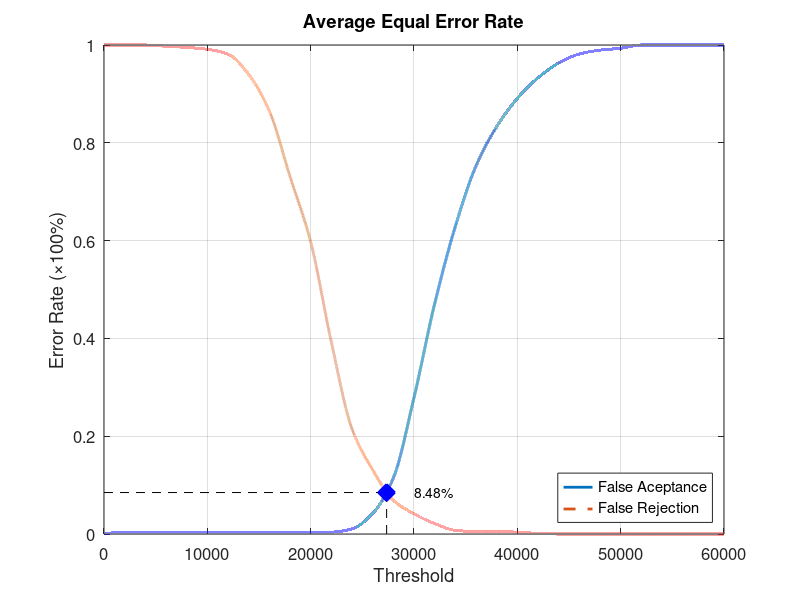
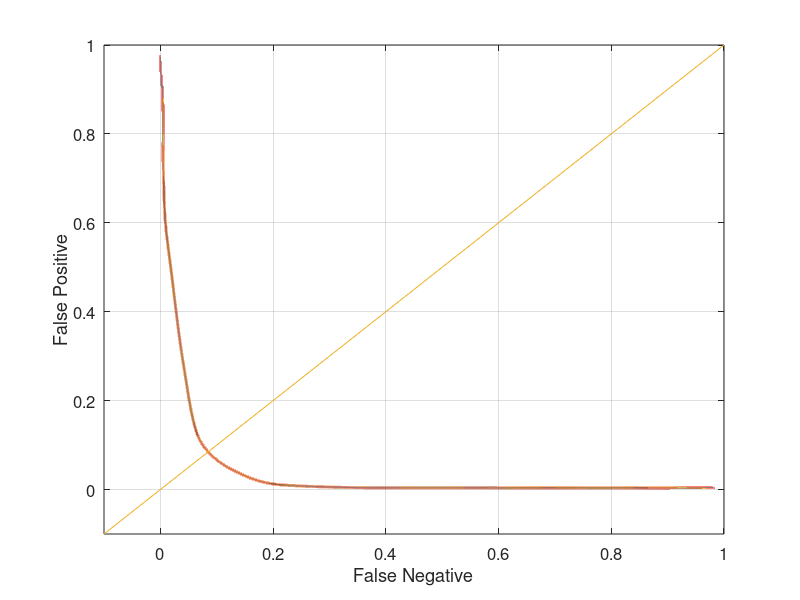

Recreate these plots in MATLAB, in order.
function yEER = Experiment5Average
close all;
clear;
clc;
x = 0:2000:60000;
xq = 0:0.5:60000;

y0 = [0 0.00394737 0.00394737 0.00394737 0.00394737 0.00394737 0.00394737 0.00394737 0.00394737 0.00394737 0.00394737 0.00394737 0.0105263 0.0421053 0.114474 0.278947 0.471053 0.628947 0.752632 0.832895 0.890789 0.932895 0.963158 0.981579 0.989474 0.993421 1 1 1 1 1];
yy0 = interp1(x, y0, xq, 'pchip');
y1 = [1 1 1 0.9975 0.995 0.99125 0.98125 0.94 0.865 0.73125 0.5975 0.3925 0.215 0.13125 0.06875 0.04125 0.02125 0.0075 0.005 0.005 0.00375 0.00125 0 0 0 0 0 0 0 0 0];
yy1 = interp1(x, y1, xq, 'pchip');

% Calculating EER: 
y2 = abs(y0 - y1);
find(y2 == min(y2))
yy2 = abs(yy0 - yy1);
xEER = find(yy2 == min(yy2));
xEERIndex = xq(xEER) % X-axis EER
yEER = yy0(xEER) % Y-axis EER

main = figure
plot(xq, yy0,'-','LineWidth', 2);	hold on
plot(xq, yy1,'--','LineWidth', 2);	hold on
plot([xEERIndex xEERIndex], [0 yEER], 'k--');	hold on
plot([0 xEERIndex], [yEER yEER], 'k--');	hold on
plot(xEERIndex, yEER, 'bx', 'LineWidth', 10);	hold on
text(xEERIndex + 10 * xEERIndex / 100, yEER, [num2str(round((10000 * yEER)) / 100) '%'])
legend('False Aceptance', 'False Rejection', 'Location', 'SouthEast')
xlabel('Threshold')
ylabel('Error Rate (\times100%)')
title('Average Equal Error Rate')
set(gca, 'FontSize', 12)
axis([0 60000 0 1])
grid on

print(main, 'Experiment5AverageMain', '-dpng');
FNRxFPR = figure('Color', [1 1 1]);
plot(yy1, yy0, '-', yy1, yy0, 'LineWidth', 2);
hold on
y = -0.1:0.1:1
plot(y, y); 
set(gca, 'FontSize', 12)
xlabel('False Negative')
ylabel('False Positive')
axis([-0.1 1 -0.1 1])
set(gca, 'FontSize', 12)
grid on

print(FNRxFPR, 'Experiment5AverageFNRxFPR','-dpng');
end
